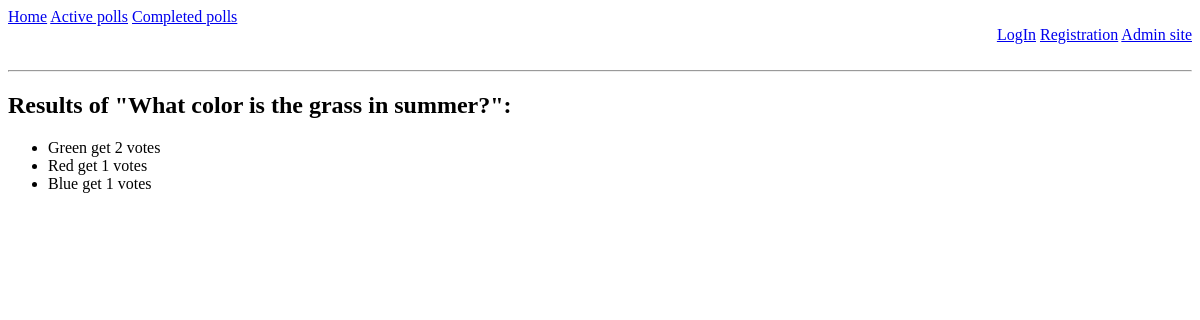
The app's page /polls/1/results/, older data.
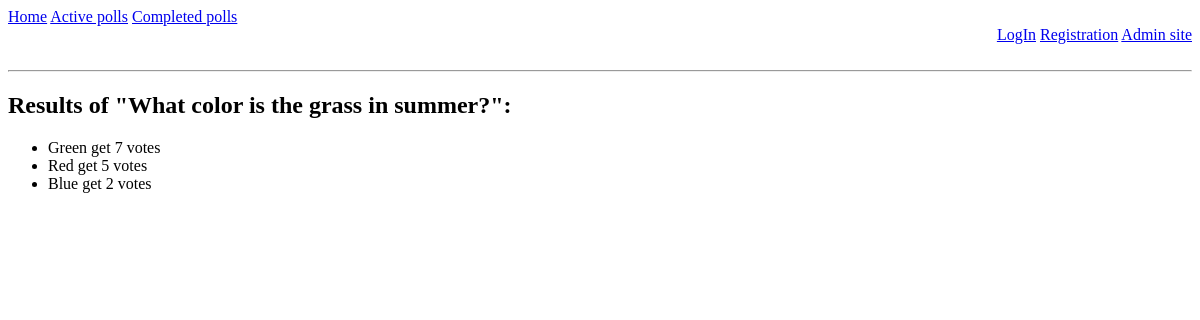
The same page, newer data.
### polls_app/models.py (models this page shows, shortened)
class Poll(models.Model):
    title = models.CharField(max_length=150)
    question_text = models.TextField()
    date_added = models.DateTimeField(auto_now_add=True, verbose_name="Poll's start date")
    date_ended = models.DateTimeField(verbose_name="Poll's end date")
    answer_type = models.CharField(max_length=150, choices=CHOICE_TYPES, default='one choice')
    passed_users = models.ManyToManyField(User, null=True, blank=True)

class Choice(models.Model):
    question = models.ForeignKey(Poll, on_delete=models.PROTECT)
    choice_text = models.CharField(max_length=200, )
    votes = models.IntegerField(default=0)
    passed_users = models.ManyToManyField(User, null=True, blank=True)

### polls_app/views.py (the view)
# urls.py: path('polls/<int:pk>/results/', views.results, name='results'),
def results(request, pk):
    poll = get_object_or_404(Poll, pk=pk)
    context = {'poll': poll}
    return render(request, 'polls_app/results.html', context)

### polls_app/templates/polls_app/results.html (shortened to what this page needs)
{% extends "polls_app/base.html" %}
{% block content %}
    <h2>Results of "{{ poll.question_text }}":</h2>
        {% if poll.answer_type == '1' or poll.answer_type == 'N' %}
            <ul>
                {% for choice in poll.choice_set.all %}
                    <li>{{ choice.choice_text}} get {{ choice.votes }} votes</li>
                {% endfor %}
            </ul>
        {% endif %}
{% endblock content %}

### polls_app/templates/polls_app/base.html (shortened to what this page needs)
<!DOCTYPE html>
<html lang="en">
<head>
</head>
<body>
<div align="left">
    <a href="{% url 'polls_app:index' %}">Home</a>
    <a href="{% url 'polls_app:polls' %}">Active polls</a>
    <a href="{% url 'polls_app:completed' %}">Completed polls</a>
</div>
<div align="right">
    {% if user.is_authenticated %}
    <b>{{ user.username }}</b>
        <a href="{% url 'users:logout' %}">LogOut</a>
    {% else %}
        <a href="{% url 'users:login' %}">LogIn</a>
        <a href="{% url 'users:register' %}">Registration</a>
    {% endif %}
    <a href="{% url 'admin:index' %}">Admin site</a>
</div>
<br><hr>
{% block content %}
{% endblock content %}
</body>
</html>

Row changes from the older to the newer data that the page shows:
changed Choice "Green": votes "2" → "7"
changed Choice "Red": votes "1" → "5"
changed Choice "Blue": votes "1" → "2"
